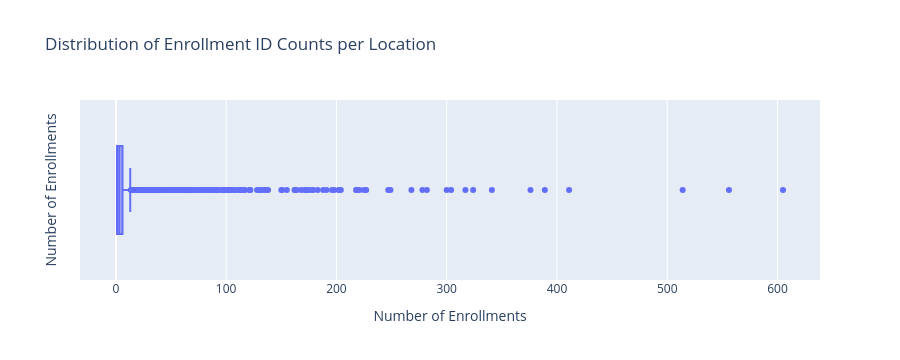

Notebook code cell kept with this figure:
### Markdown cell above
## Location

### Code cell
# Display the number of unique Locations
unique_locations = df_combined['Location'].nunique()
print(f"Number of unique locations: {unique_locations}")

# Aggregate the data by 'Location' and calculate the number of unique 'enrollment_id' for each location
df_dist_Location = df_combined.groupby('Location').agg({'enrollment_id': 'nunique'}).reset_index().sort_values(by='enrollment_id', ascending=False)

# Visualize the distribution of enrollment counts per location using a box plot
fig = px.box(df_dist_Location, 'enrollment_id', title='Distribution of Enrollment ID Counts per Location', labels={'enrollment_id': 'Number of Enrollments'})
fig.update_layout(yaxis_title='Number of Enrollments')
fig.show()

### Figure 1 — Plotly figure (JSON) as saved in the notebook; plotly's stock layout.template omitted (floating-point values rounded to 4 significant figures; data arrays with more than 128 entries replaced by an {"elided": "..."} marker saying what was removed)
{"data": [{"alignmentgroup": "True", "hovertemplate": "Number of Enrollments=%{x}<extra></extra>", "legendgroup": "", "marker": {"color": "#636efa"}, "name": "", "notched": false, "offsetgroup": "", "orientation": "h", "showlegend": false, "type": "box", "x": {"elided": "10970 int values"}, "x0": " ", "xaxis": "x", "y0": " ", "yaxis": "y"}], "layout": {"autosize": true, "boxmode": "group", "height": 360, "legend": {"tracegroupgap": 0}, "title": {"text": "Distribution of Enrollment ID Counts per Location"}, "xaxis": {"anchor": "y", "autorange": true, "domain": [0, 1], "range": [-32.56, 638.6], "title": {"text": "Number of Enrollments"}, "type": "linear"}, "yaxis": {"anchor": "x", "autorange": true, "domain": [0, 1], "range": [-0.5, 0.5], "title": {"text": "Number of Enrollments"}, "type": "category"}}}
